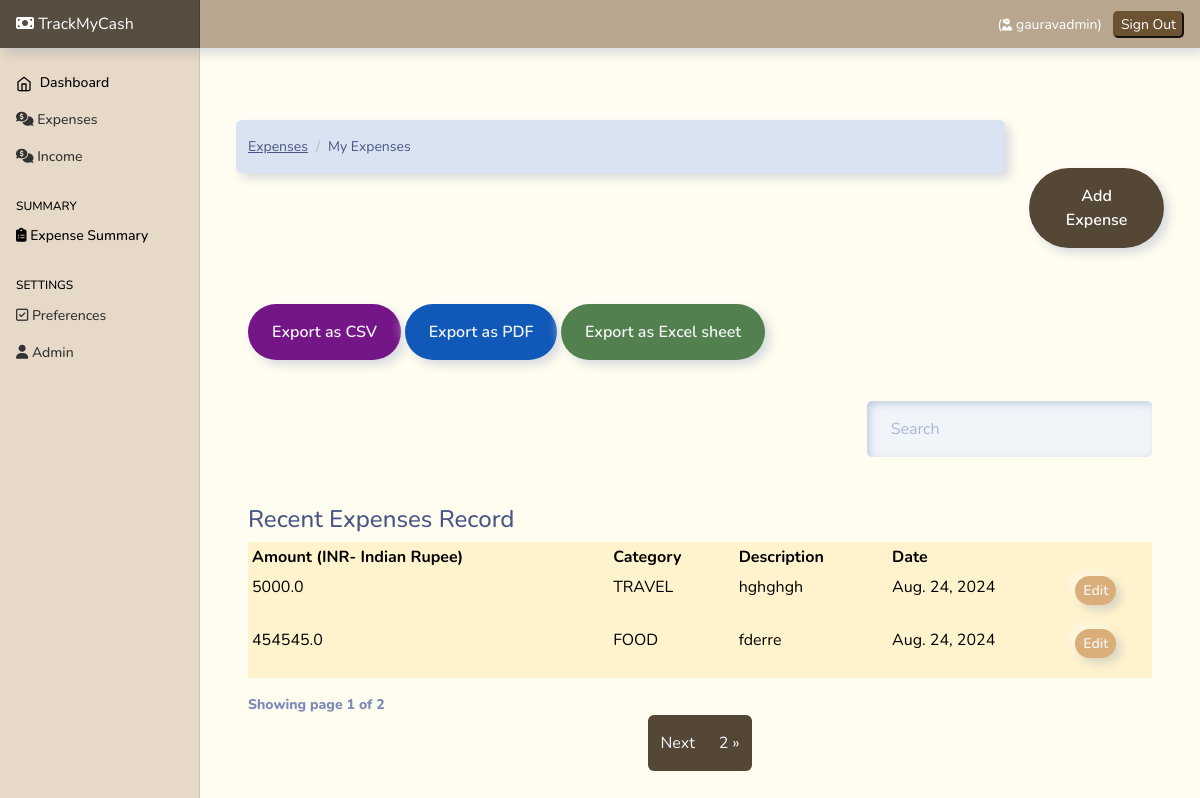
The app's page / (signed in), older data.
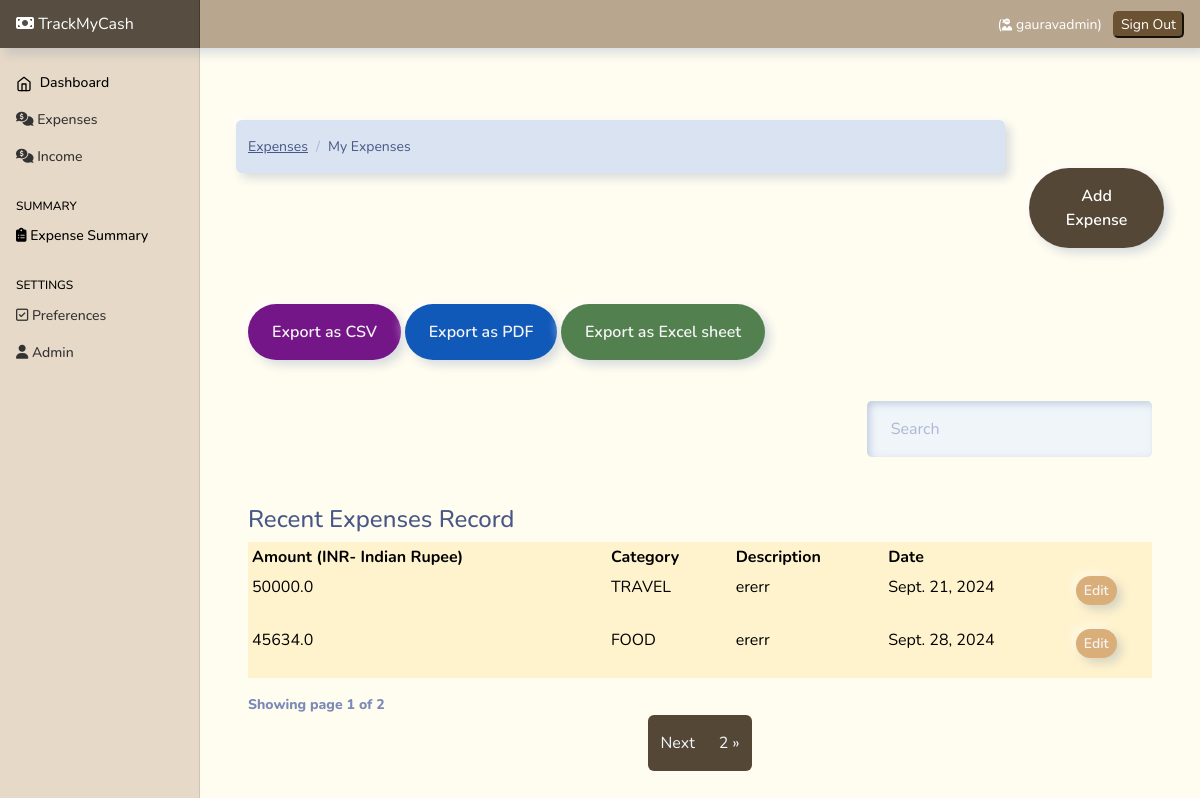
The same page, newer data.
### Expenses/models.py (models this page shows, shortened)
class Expense(models.Model):
    amount=models.FloatField()
    date=models.DateField(default=now)
    description=models.TextField()
    owner=models.ForeignKey(to=User , on_delete=models.CASCADE)
    category=models.CharField( max_length=250)
    class Meta:
        ordering:['-date']

### Expenses/views.py (the view)
# urls.py: path('', views.index , name="home"),
@login_required(login_url="auth/login")
def index(request):
    currency=UserPreferences.objects.get(user=request.user).currency
    expense=Expense.objects.filter(owner=request.user)
    paginator=Paginator(expense , 2)
    page_number=request.GET.get('page')
    page_obj=Paginator.get_page(paginator,page_number)
    context={
        'expenses':expense,
        'page_obj':page_obj,
        'currency':currency
    }
    return render(request, 'expenses/index.html' , context)

### templates/expenses/index.html (shortened to what this page needs)
{% extends "base.html" %}
{% load static %}
{% block content %}
<div class="container mt-4">
    <div class="row">
      <div class="col-md-10">
        <nav aria-label="breadcrumb">
          <ol class="breadcrumb">
            <li class="breadcrumb-item">
              <a href="">Expenses</a>
            </li>
            <li class="breadcrumb-item active" aria-current="page">
              My Expenses
            </li>
          </ol>
        </nav>
      </div>
      <div class="col-md-2 mt-5 mb-5"  >
        <a href="{% url 'add-expense'%}" class="btn btn-primary" style="background-color: rgb(85, 71, 54);color:white;"  >Add Expense</a>
      </div>
      <br><br>
    </div>
    <div class="container">
        {% include 'partials/messages.html' %} {% if expenses.count %}
        <div class="row">
          <div class="col-md-8 "  >
            <a class="btn btn-secondary mt-2"  href="{% url 'export-csv' %}"  style="background-color: rgb(117, 22, 136); color: whitesmoke;" >Export as CSV</a>
            <a  class="btn btn-secondary mt-2" href="{% url 'export-pdf' %}" style="background-color: rgb(17, 89, 184); color: whitesmoke;" >Export as PDF</a>
            <a  class="btn btn-secondary mt-2" href="{% url 'export-excel' %}" style="background-color: rgb(83, 128, 79); color: whitesmoke;" >Export as Excel sheet </a>
          </div>
          <br><br>
          <div class="col-md-4">
           <br><br> <br><br><br>
            <div class="form-group">
              <input type="text" class="form-control" id="searchField" placeholder="Search" style="  border-radius: 5px;">
            </div>
          </div>
        </div>
    <div class="app-table table-responsive mt-5" >
      <caption><h4>Recent Expenses Record</h4></caption>
      <table class="table table-hover  table-sm  table-bordered table-warning">
        <thead class="thead-dark" >
          <tr>
            <th >Amount ({{currency}})</th>
            <th >Category</th>
            <th >Description</th>
            <th >Date</th>
            <th ></th>
          </tr>
        </thead>
        <tbody class="">
          {% for expense in page_obj%}
          <tr>
            <td>{{expense.amount}}</td>
            <td>{{expense.category}}</td>
            <td>{{expense.description}}</td>
            <td>{{expense.date}}</td>
            <td>
              <a
                href="{% url 'expense-edit' expense.id  %}"
                class="btn btn-secondary btn-sm mb-3" style="background-color: rgb(218, 174, 121);color:whitesmoke;"
                >Edit</a
              >
            </td>
          </tr>
          {% endfor %}
        </tbody>
      </table>
    </div>
        <div class="pagination-container">
        <div class="" style="font-weight: 800;">
          Showing page {{page_obj.number}} of {{ page_obj.paginator.num_pages }}
        </div>
        <ul  class="pagination align-right float-right mr-auto" style="background-color: rgb(255, 252, 240); box-shadow: none;" >
          {% if page_obj.has_next %}
          <li class="page-item"> <a  style="background-color: rgb(85, 71, 54); color:aliceblue;"  class="page-link" href="?page={{ page_obj.next_page_number }}">Next</a></li>
          <li class="page-item"> <a  style="background-color: rgb(85, 71, 54) ; color:aliceblue; " class="page-link" href="?page={{ page_obj.paginator.num_pages }}">{{ page_obj.paginator.num_pages}} &raquo;</a></li>
          {% endif %}
          </ul>
        {% else %}
        <p class="no-results" style="display: block; ;" >No results  found</p>
        {% endif %}
      </div>
    </div>
    </div>
{% endblock content %}

Row changes from the older to the newer data that the page shows:
removed Expense: amount "5000.0", category "TRAVEL", description "hghghgh", date "Aug. 24, 2024"
removed Expense: amount "454545.0", category "FOOD", description "fderre", date "Aug. 24, 2024"
added Expense: amount "50000.0", category "TRAVEL", description "ererr", date "Sept. 21, 2024"
added Expense: amount "45634.0", category "FOOD", description "ererr", date "Sept. 28, 2024"
